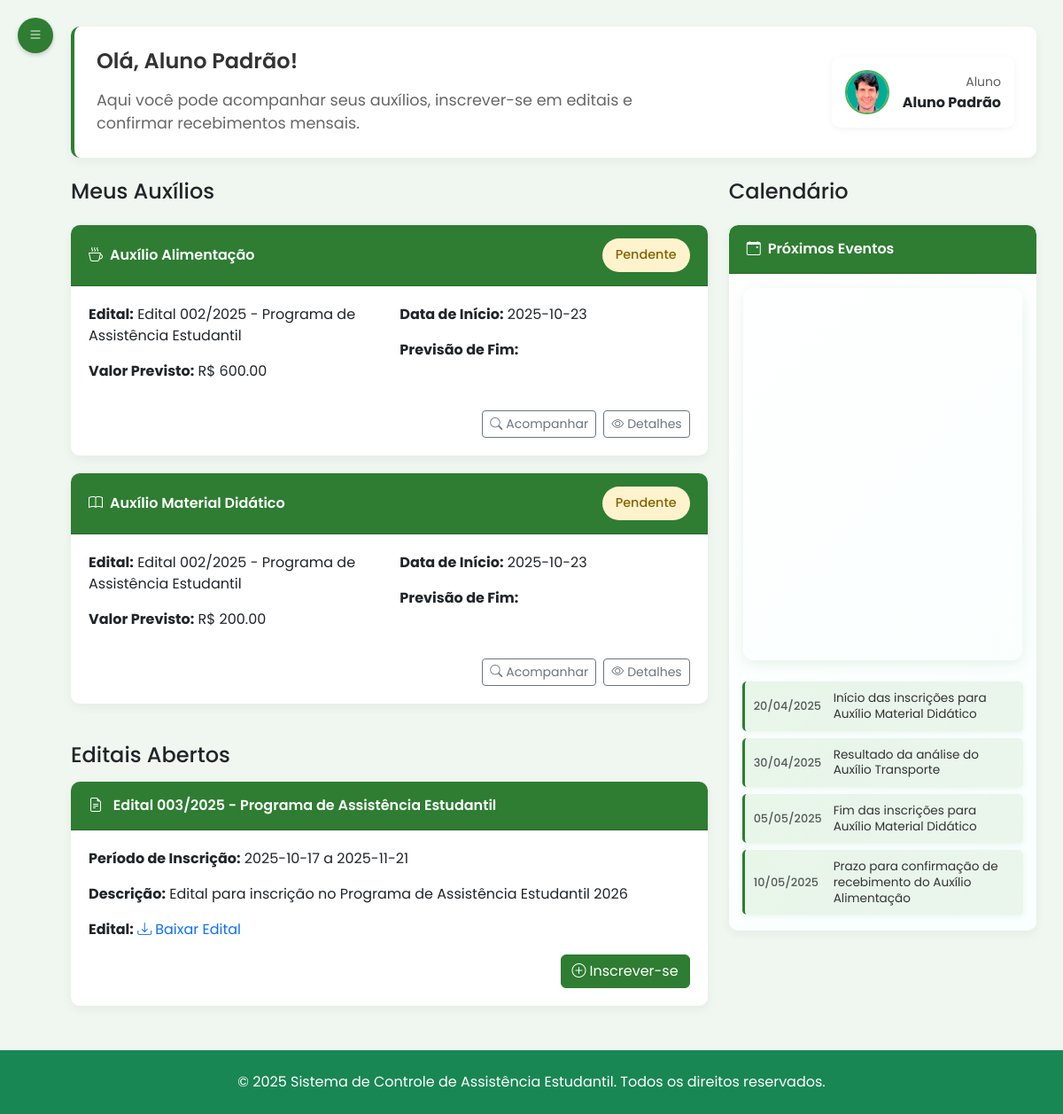
The app's page /aluno/inicio (signed in), older data.
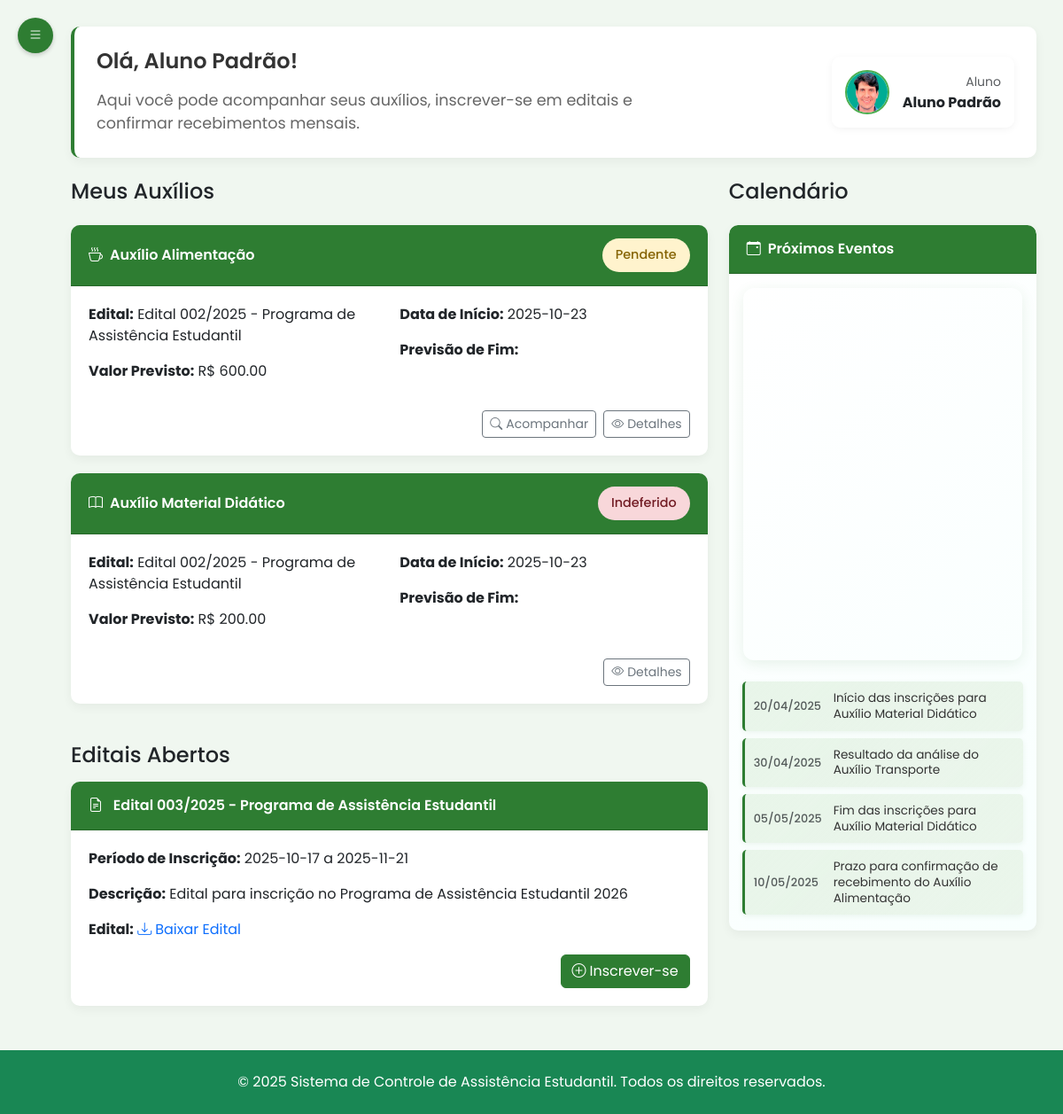
The same page, newer data.
### tables this page shows
CREATE TABLE usuario (
id_usuario INTEGER PRIMARY KEY AUTOINCREMENT,
nome TEXT NOT NULL,
matricula TEXT UNIQUE NOT NULL,
email TEXT NOT NULL UNIQUE,
senha TEXT NOT NULL,
perfil TEXT NOT NULL DEFAULT 'aluno',
foto TEXT,
token_redefinicao TEXT,
data_token TIMESTAMP,
data_cadastro TIMESTAMP DEFAULT CURRENT_TIMESTAMP
);

CREATE TABLE auxilio (
    id_auxilio INTEGER PRIMARY KEY AUTOINCREMENT,
    id_edital INTEGER,
    id_inscricao INTEGER,
    descricao TEXT NOT NULL,
    valor_mensal REAL NOT NULL,
    data_inicio DATE NOT NULL,
    data_fim DATE NOT NULL,
    tipo_auxilio TEXT NOT NULL CHECK (
        tipo_auxilio IN ('auxilio alimentacao', 'auxilio material', 'auxilio moradia', 'auxilio transporte')
    ), status_auxilio TEXT DEFAULT 'pendente', motivo_indeferimento TEXT,
    FOREIGN KEY (id_edital) REFERENCES edital(id_edital) ON DELETE CASCADE,
    FOREIGN KEY (id_inscricao) REFERENCES inscricao(id_inscricao) ON DELETE CASCADE
);

CREATE TABLE edital (
                            id_edital INTEGER PRIMARY KEY AUTOINCREMENT,
                            titulo TEXT NOT NULL,
                            descricao TEXT NOT NULL,
                            data_publicacao DATE NOT NULL,
                            arquivo TEXT NOT NULL,
                            status TEXT NOT NULL CHECK (status IN ('ativo', 'inativo')),
                            data_inicio_inscricao DATE,
                            data_fim_inscricao DATE,
                            data_inicio_vigencia DATE,
                            data_fim_vigencia DATE
                        );

### routes/aluno/perfilaluno_routes.py (the view)
@router.get("/inicio")
@requer_autenticacao(["aluno"])
async def get_root(request: Request, usuario_logado: dict = None):
    if not usuario_logado['completo']:
        return RedirectResponse("/aluno/perfil", status_code=303)
    aluno = usuario_repo.obter_usuario_por_matricula(usuario_logado['matricula'])
    auxilios = auxilio_repo.obter_por_aluno(usuario_logado['id'])
    editais_abertos = edital_repo.obter_editais_abertos()
    response = templates.TemplateResponse("/aluno/dashboard.html", {
        "request": request,
        "aluno": aluno,
        "auxilios": auxilios,
        "editais_abertos": editais_abertos
    })
    return response

### templates/aluno/dashboard.html (shortened to what this page needs)
{% extends 'base2.html' %}
{% set active_page = 'inicio' %}
{% block head %}
    <link rel="stylesheet" href="/static/css/dashboard_aluno.css">
    <link href="https://cdn.jsdelivr.net/npm/fullcalendar@6.1.17/main.min.css" rel="stylesheet" />
    <link href="https://cdn.jsdelivr.net/npm/fullcalendar@6.1.17/bootstrap5/main.min.css" rel="stylesheet" />
{% endblock %}
{% block content %}
<div class="main-content" id="mainContent">
        <div class="welcome-banner mb-4">
            <div class="row align-items-center">
                <div class="col-md-8">
                    <div class="d-flex align-items-center mb-3">
                        <h4 class="mb-0">Olá, {{ aluno.nome }}!</h4>
                    </div>
                    <p>Aqui você pode acompanhar seus auxílios, inscrever-se em editais e confirmar recebimentos mensais.</p>
                </div>
                <div class="col-md-4 text-end">
                    <div class="user-profile">
                        <img src="{{ aluno.foto or '/static/img/perfil.png' }}" alt="Perfil" />
                        <div>
                            <small class="text-muted">Aluno</small>
                            <div class="fw-bold">{{ aluno.nome }}</div>
                        </div>
                    </div>
                </div>
            </div>
        </div>
            <div class="row align-items-stretch" style="min-height: 650px;">
                <div class="col-md-8 d-flex flex-column">
                    <h4 class="mb-4">Meus Auxílios</h4>
                    {% if auxilios %}
                        {% for auxilio in auxilios %}
                        <div class="card">
                            <div class="card-header d-flex justify-content-between align-items-center">
                                <span>
                                    {% if auxilio.tipo_auxilio == 'auxilio alimentacao' %}
                                        <i class="bi bi-cup-hot me-2"></i>Auxílio Alimentação
                                    {% elif auxilio.tipo_auxilio == 'auxilio transporte' %}
                                        <i class="bi bi-bus-front me-2"></i>Auxílio Transporte
                                    {% elif auxilio.tipo_auxilio == 'auxilio moradia' %}
                                        <i class="bi bi-house me-2"></i>Auxílio Moradia
                                    {% elif auxilio.tipo_auxilio == 'auxilio material' %}
                                        <i class="bi bi-book me-2"></i>Auxílio Material Didático
                                    {% else %}
                                        <i class="bi bi-gift me-2"></i>{{ auxilio.tipo_auxilio|title }}
                                    {% endif %}
                                </span>
                                <span class="status-badge
                                    {% if auxilio.status_auxilio == 'deferido' %}status-deferido
                                    {% elif auxilio.status_auxilio == 'indeferido' %}status-indeferido
                                    {% else %}status-pendente{% endif %}">
                                    {% if auxilio.status_auxilio == 'deferido' %}Deferido
                                    {% elif auxilio.status_auxilio == 'indeferido' %}Indeferido
                                    {% elif auxilio.status_auxilio == 'em_analise' %}Em Análise
                                    {% else %}{{ auxilio.status_auxilio|title }}{% endif %}
                                </span>
                            </div>
                            <div class="card-body">
                                <div class="row">
                                    <div class="col-md-6">
                                        <p><strong>Edital:</strong> {{ auxilio.edital_titulo }}</p>
                                        <p><strong>Valor{% if auxilio.status_auxilio != 'deferido' %} Previsto{% endif %}:</strong> R$ {{ "%.2f"|format(auxilio.valor_mensal) }}</p>
                                    </div>
                                    <div class="col-md-6">
                                        {% if auxilio.status_auxilio == 'deferido' %}
                                            <p><strong>Data de Aprovação:</strong> {{ auxilio.data_inicio }}</p>
                                            <p><strong>Vigência:</strong> {{ auxilio.data_inicio }} a {{ auxilio.data_fim }}</p>
                                        {% else %}
                                            <p><strong>Data de Início:</strong> {{ auxilio.data_inicio }}</p>
                                            <p><strong>Previsão de Fim:</strong> {{ auxilio.data_fim }}</p>
                                        {% endif %}
                                    </div>
                                </div>
                                <div class="d-flex justify-content-end mt-3">
                                    {% if auxilio.status_auxilio == 'deferido' %}
                                        <button class="btn btn-sm btn-outline-success me-2" onclick="confirmarRecebimento('{{ auxilio.id_auxilio }}')">
                                            <i class="bi bi-check-circle me-1"></i>Confirmar Recebimento
                                        </button>
                                    {% elif auxilio.status_auxilio == 'pendente' %}
                                        <a href="/aluno/acompanhar-inscricoes" class="btn btn-sm btn-outline-secondary me-2">
                                            <i class="bi bi-search me-1"></i>Acompanhar
                                        </a>
                                    {% endif %}
                                    <button class="btn btn-sm btn-outline-secondary" onclick="verDetalhes('{{ auxilio.id_auxilio }}')">
                                        <i class="bi bi-eye me-1"></i>Detalhes
                                    </button>
                                </div>
                            </div>
                        </div>
                        {% endfor %}
                    {% endif %}
                    <div class="mt-4">
                        <h4 class="mb-3">Editais Abertos</h4>
                        {% if editais_abertos %}
                            {% for edital in editais_abertos %}
                            <div class="card">
                                <div class="card-header">
                                    {% if 'alimenta' in edital['titulo'].lower() %}
                                        <i class="bi bi-cup-hot me-2"></i>
                                    {% elif 'transporte' in edital['titulo'].lower() %}
                                        <i class="bi bi-bus-front me-2"></i>
                                    {% elif 'moradia' in edital['titulo'].lower() %}
                                        <i class="bi bi-house me-2"></i>
                                    {% elif 'material' in edital['titulo'].lower() or 'didático' in edital['titulo'].lower() %}
                                        <i class="bi bi-book me-2"></i>
                                    {% else %}
                                        <i class="bi bi-file-earmark-text me-2"></i>
                                    {% endif %}
                                    {{ edital['titulo'] }}
                                </div>
                                <div class="card-body">
                                    <p><strong>Período de Inscrição:</strong> {{ edital['data_inicio_inscricao'] }} a {{ edital['data_fim_inscricao'] }}</p>
                                    <p><strong>Descrição:</strong> {{ edital['descricao'] }}</p>
                                    {% if edital['arquivo'] %}
                                        <p><strong>Edital:</strong>
                                            <a href="/static/uploads/{{ edital['arquivo'] }}" target="_blank" class="text-decoration-none">
                                                <i class="bi bi-download me-1"></i>Baixar Edital
                                            </a>
                                        </p>
                                    {% endif %}
                                    <div class="d-flex justify-content-end mt-3">
                                        <a href="/aluno/editais" class="btn btn-success">
                                            <i class="bi bi-plus-circle me-1"></i>Inscrever-se
                                        </a>
                                    </div>
                                </div>
                            </div>
                            {% endfor %}
                        {% endif %}
                    </div>
                </div>
                <div class="col-md-4 d-flex flex-column h-100">
                    <h4 class="mb-4">Calendário</h4>
                    <div class="card calendar-card flex-grow-1 d-flex flex-column" style="min-height: 100%;">
                        <div class="card-header">
                            <i class="bi bi-calendar-event me-2"></i>Próximos Eventos
                        </div>
                        <div class="card-body p-3">
                            <div id="fc-calendar"></div>
                        </div>
                        <div class="card-body pt-2 pb-3">
                            <div class="calendar-event d-flex justify-content-between align-items-center mb-2">
                                <div class="date text-muted small">20/04/2025</div>
                                <div class="description small">
                                    Início das inscrições para Auxílio Material Didático
                                </div>
                            </div>
                            <div class="calendar-event d-flex justify-content-between align-items-center mb-2">
                                <div class="date text-muted small">30/04/2025</div>
                                <div class="description small">
                                    Resultado da análise do Auxílio Transporte
                                </div>
                            </div>
                            <div class="calendar-event d-flex justify-content-between align-items-center mb-2">
                                <div class="date text-muted small">05/05/2025</div>
                                <div class="description small">
                                    Fim das inscrições para Auxílio Material Didático
                                </div>
                            </div>
                            <div class="calendar-event d-flex justify-content-between align-items-center">
                                <div class="date text-muted small">10/05/2025</div>
                                <div class="description small">
                                    Prazo para confirmação de recebimento do Auxílio Alimentação
                                </div>
                            </div>
                        </div>
                    </div>
                </div>
            </div>
        </div>
{% endblock %}

### templates/base2.html (shortened to what this page needs)
<!DOCTYPE html>
<html lang="pt-br">
	<head>
		<link href="https://cdn.jsdelivr.net/npm/bootstrap@5.3.0-alpha1/dist/css/bootstrap.min.css" rel="stylesheet" />
		<link rel="stylesheet" href="https://cdn.jsdelivr.net/npm/bootstrap-icons@1.10.0/font/bootstrap-icons.css" />
		<link rel="stylesheet" href="/static/css/styles.css" />
		{% block head %}{% endblock %}
	</head>
	<body>
		<div class="page-wrapper">
		<button class="menu-toggle visible" id="menuToggle">
			<i class="bi bi-list"></i>
		</button>
	<div class="content-wrapper" style="flex: 1;">
		{% block content %}{% endblock %}
	</div>
			<footer class="footer bg-success text-white py-4">
			<div class="container">
				<div class="row">
					<div class="col-12 text-center">
						<p class="text-white mb-0">
							&copy; 2025 Sistema de Controle de Assistência Estudantil. Todos os direitos reservados.
						</p>
					</div>
				</div>
			</div>
		</footer>
		</div>
    </body>
</html>

Row changes from the older to the newer data that the page shows:
changed auxilio (number 2 of 2 on the later page): status_auxilio "Pendente" → (not shown); status_auxilio "Acompanhar" → "Indeferido"
